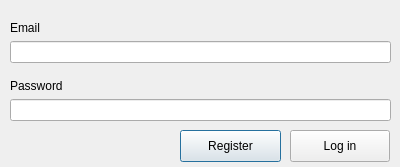
<?xml version="1.0" encoding="UTF-8"?>
<ui version="4.0">
 <class>ProfileWindow</class>
 <widget class="QDialog" name="ProfileWindow">
  <property name="geometry">
   <rect>
    <x>0</x>
    <y>0</y>
    <width>400</width>
    <height>167</height>
   </rect>
  </property>
  <property name="windowTitle">
   <string>Profile</string>
  </property>
  <widget class="QWidget" name="verticalLayoutWidget">
   <property name="geometry">
    <rect>
     <x>10</x>
     <y>10</y>
     <width>381</width>
     <height>111</height>
    </rect>
   </property>
   <layout class="QVBoxLayout" name="verticalLayout">
    <item>
     <widget class="QLabel" name="label">
      <property name="text">
       <string>Email</string>
      </property>
      <property name="alignment">
       <set>Qt::AlignBottom|Qt::AlignLeading|Qt::AlignLeft</set>
      </property>
     </widget>
    </item>
    <item>
     <widget class="QLineEdit" name="EmailEdit"/>
    </item>
    <item>
     <widget class="QLabel" name="label_2">
      <property name="text">
       <string>Password</string>
      </property>
      <property name="alignment">
       <set>Qt::AlignBottom|Qt::AlignLeading|Qt::AlignLeft</set>
      </property>
     </widget>
    </item>
    <item>
     <widget class="QLineEdit" name="PasswordEdit"/>
    </item>
   </layout>
  </widget>
  <widget class="QPushButton" name="RegistereButton">
   <property name="geometry">
    <rect>
     <x>180</x>
     <y>130</y>
     <width>101</width>
     <height>32</height>
    </rect>
   </property>
   <property name="text">
    <string>Register</string>
   </property>
  </widget>
  <widget class="QPushButton" name="Login_Button">
   <property name="geometry">
    <rect>
     <x>290</x>
     <y>130</y>
     <width>100</width>
     <height>32</height>
    </rect>
   </property>
   <property name="text">
    <string>Log in</string>
   </property>
  </widget>
 </widget>
 <resources/>
 <connections/>
</ui>
